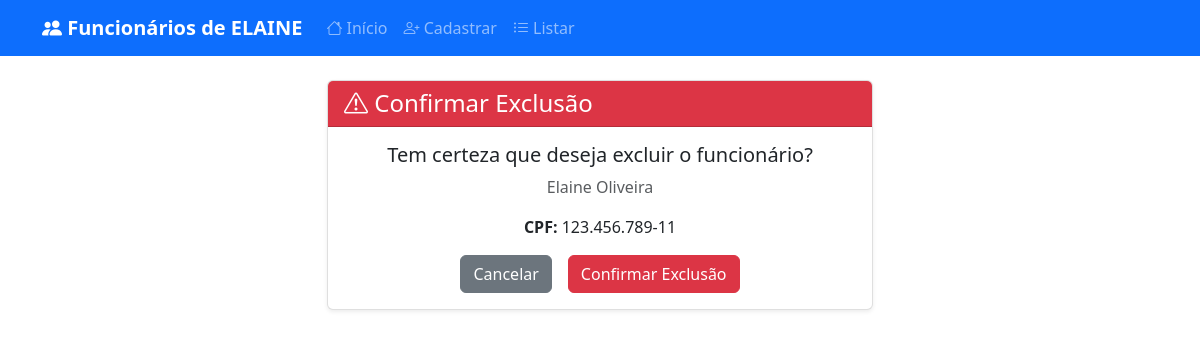
Screenshot of /website/excluir/4/ with the database file from the repository.
### funcionario/models.py (models this page shows, shortened)
class Funcionarios(models.Model):
    nome = models.CharField(
        max_length=255,
        null=False,
        blank=False,
        verbose_name='Nome'
    )
    sobrenome = models.CharField(
        max_length=255,
        null=False,
        blank=False,
        verbose_name='Sobrenome'
    )
    cpf = models.CharField(
        max_length=14,
        null=False,
        blank=False,
        verbose_name='CPF',
        unique=True
    )
    tempo_de_servico = models.IntegerField(
        default=0,
        null=False,
        blank=False,
        verbose_name='Tempo de Serviço (anos)'
    )
    remuneracao = models.DecimalField(
        max_digits=8,
        decimal_places=2,
        null=False,
        blank=False,
        verbose_name='Remuneração'
    )
    objects = models.Manager()
    class Meta:
        verbose_name = 'Funcionário'
        verbose_name_plural = 'Funcionários'

### website/views.py (the view)
# urls.py: path('excluir/<int:id>/', views.excluir_funcionario, name='excluir_funcionario'),
def excluir_funcionario(request, id):
    funcionario = get_object_or_404(Funcionarios, id=id)
    if request.method == 'POST':
        funcionario.delete()
        messages.success(request, 'Funcionário excluído com sucesso!')
        return redirect('listar_funcionarios')
    return render(request, 'website/excluir_funcionario.html', {'funcionario': funcionario})

### website/templates/website/excluir_funcionario.html (shortened to what this page needs)
{% extends 'base.html' %}
{% block content %}
<div class="row justify-content-center">
    <div class="col-md-6">
        <div class="card">
            <div class="card-header bg-danger text-white">
                <h4 class="card-title mb-0">
                    <i class="bi bi-exclamation-triangle"></i> Confirmar Exclusão
                </h4>
            </div>
            <div class="card-body text-center">
                <h5>Tem certeza que deseja excluir o funcionário?</h5>
                <p class="text-muted">{{ funcionario.nome }} {{ funcionario.sobrenome }}</p>
                <p><strong>CPF:</strong> {{ funcionario.cpf }}</p>
                <form method="post">
                    <div class="d-grid gap-2 d-md-flex justify-content-md-center">
                        <a href="{% url 'listar_funcionarios' %}" class="btn btn-secondary me-md-2">Cancelar</a>
                        <button type="submit" class="btn btn-danger">Confirmar Exclusão</button>
                    </div>
                </form>
            </div>
        </div>
    </div>
</div>
{% endblock %}

### static/css/style.css (style rules this page uses)
.card { box-shadow: 0 0.125rem 0.25rem rgba(0, 0, 0, 0.075); border: 1px solid rgba(0, 0, 0, 0.125); }

### rows the page displays
Funcionarios: nome "Elaine", sobrenome "Oliveira", cpf "123.456.789-11"
